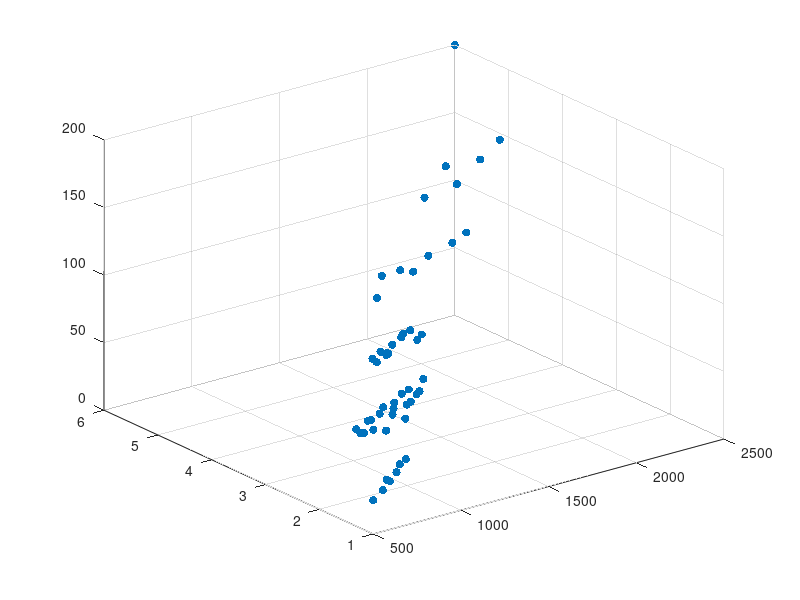
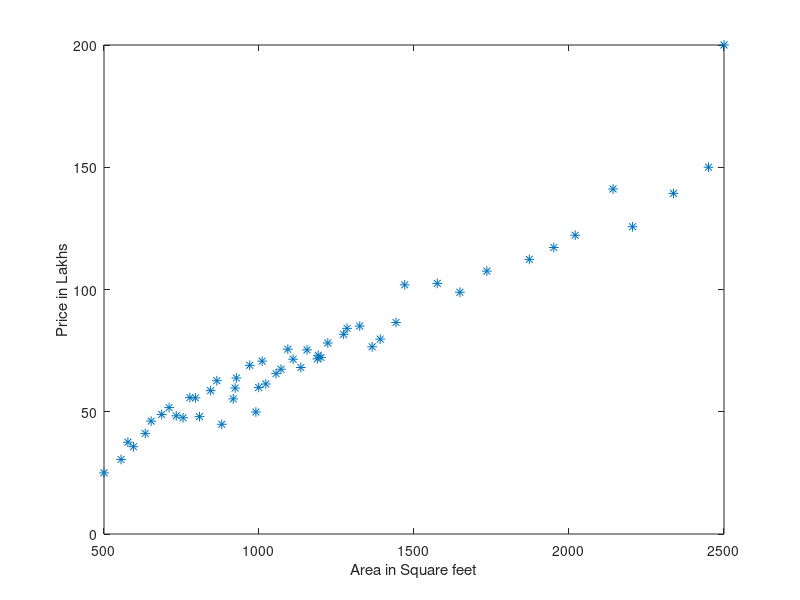

Write the MATLAB code that produced these figures, in order. (Note: this script raises an error after producing the figures.)
%% ================ Part 1: Feature Normalization ================
clear ; close all; clc
fprintf('Loading data ...\n');
fprintf('Plotting data ...\n');
data = load('flatprice_training_set.txt');
X = data(:, 1:2);
y = data(:, 3);
m = length(y);

% Plot the data points
scatter3(X(:,1), X(:,2), y, "filled");
figure;
plot(X(:,1), y, '*', 'MarkerSize', 7);
ylabel('Price in Lakhs');
xlabel('Area in Square feet');

% Scale features and set them to zero mean
fprintf('Normalizing Features ...\n');
[X mu sigma] = featureNormalize(X);
% Add intercept term to X
X = [ones(m, 1) X];                         

% ================== Part 2: Gradient Descent =================
fprintf('Running gradient descent ...\n');

% Choose some alpha value
alpha = 0.1;
num_iters = 400;

% Initial Theta and Run Gradient Descent 
theta = zeros(3, 1);
[theta, J_history] = gradientDescentMulti(X, y, theta, alpha, num_iters);

% Plot the convergence graph
figure;
plot(1:numel(J_history), J_history, '-b', 'LineWidth', 2);
xlabel('Number of iterations');
ylabel('Cost J');
fprintf('Cost after runing gradientDescent: %f\n', J_history(num_iters));

% Display gradient descent's result
fprintf('Theta computed from gradient descent: \n');
fprintf(' %f \n', theta);
fprintf('\n');

figure;
scatter3(X(:,2), X(:,3), y, "filled");
hold on;
plot3(X(:,2), X(:,3), X*theta, '-');

% For Output
while 1
  area = input('Enter area of house for prediction (0 to exit) : ');
  if area==0
    break
  endif
  room = input('Enter Number of Rooms : ');
  temp = [1 area room];
  temp(1,2) = (temp(1,2) - mu(1,1)) / (sigma(1,1));
  temp(1,3) = (temp(1,3) - mu(1,2)) / (sigma(1,2));
  price = temp * theta;
  fprintf(['Price of a %0.2f sq-ft, %d room house ' ...
         '(using gradient descent): %0.4f lakhs (Predicted)\n'], area, room, price);
endwhile
fprintf('Program paused. Press enter to continue.\n');
pause;

Xtest = load('flatprice_training_set.txt');
fprintf('Taking some random examples from dataset predicting prices for comparison\n');
m = size(Xtest,1);
mt = 5;
price = zeros(mt,1);

rand_indices = randperm(m);
sel = Xtest(rand_indices(1:mt), :);
for i=1:mt
  temp = [1 sel(i,1) sel(i,2)];
  temp(1,2) = (temp(1,2) - mu(1,1)) / (sigma(1,1));
  temp(1,3) = (temp(1,3) - mu(1,2)) / (sigma(1,2));
  price(i) = temp * theta;
endfor

for i=1:mt
  fprintf(['Flat Size = %d, bhk = %d, Actual Price = %0.2f lakhs, Estimated price = %0.4f lakhs\n'], sel(i,1), sel(i,2), sel(i,3), price(i));
endfor